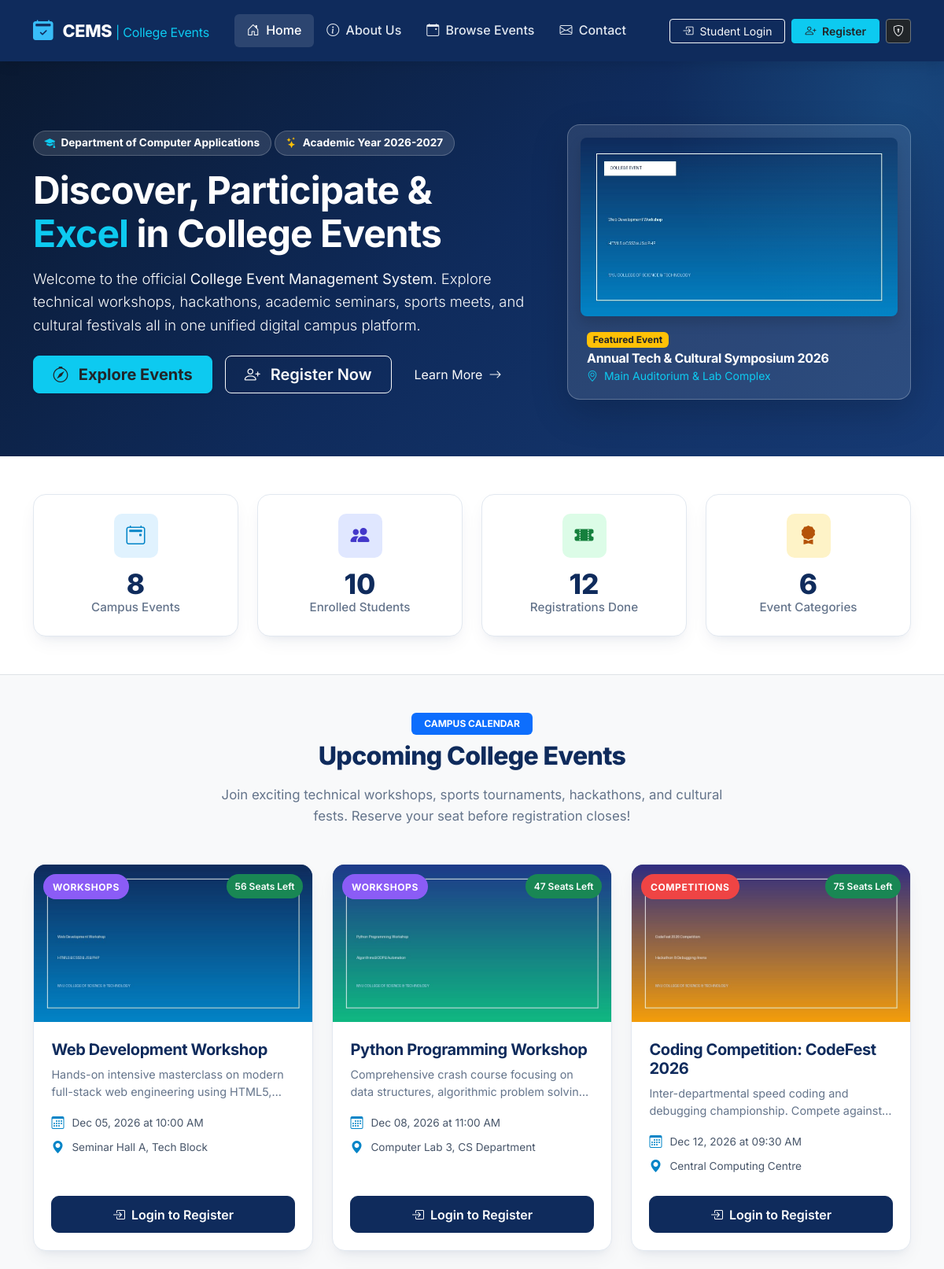
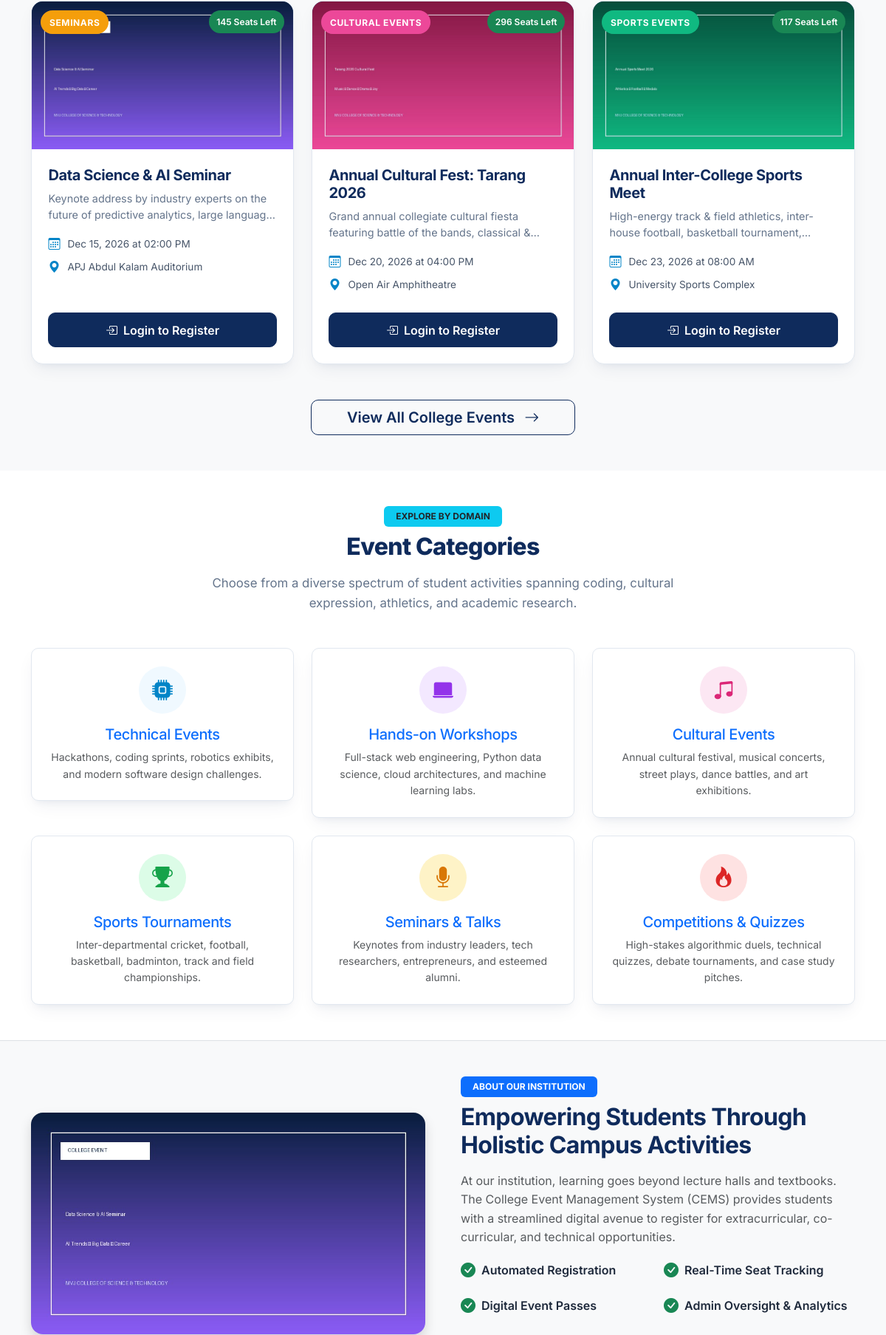
The page / (upper part) on the database its author committed (2 pictures, top to bottom).
### tables this page shows
CREATE TABLE `events` (
  `event_id` INT AUTO_INCREMENT PRIMARY KEY,
  `event_name` VARCHAR(150) NOT NULL,
  `description` TEXT NOT NULL,
  `category` VARCHAR(50) NOT NULL,
  `event_date` DATE NOT NULL,
  `event_time` TIME NOT NULL,
  `venue` VARCHAR(150) NOT NULL,
  `total_seats` INT NOT NULL DEFAULT 60,
  `available_seats` INT NOT NULL DEFAULT 60,
  `event_image` VARCHAR(255) DEFAULT NULL,
  `created_at` TIMESTAMP DEFAULT CURRENT_TIMESTAMP
);

### index.php (the view, shortened to what the rows shown need)
<?php
require_once __DIR__ . '/includes/header.php';
$pdo = getDBConnection();
$upcomingEvents = [];
try {
    $stmt = $pdo->prepare("SELECT * FROM events ORDER BY event_date ASC LIMIT 6");
    $stmt->execute();
    $upcomingEvents = $stmt->fetchAll();
} catch (Exception $e) {}
?>
<section class="hero-section text-center text-lg-start">
    <div class="container">
        <div class="row align-items-center g-5">
            <div class="col-lg-7">
                <h1 class="display-4 fw-bold mb-3">
                    Discover, Participate & <span class="text-info">Excel</span> in College Events
                </h1>
            </div>
        </div>
    </div>
</section>
<section class="py-5 bg-light">
    <div class="container">
        <div class="text-center mb-5">
            <h2 class="section-title">Upcoming College Events</h2>
        </div>
        <div class="row g-4">
            <?php if (!empty($upcomingEvents)): ?>
                <?php foreach ($upcomingEvents as $event): ?>
                    <?php
                        $badgeClass = match($event['category']) {
                            'Workshops' => 'badge-workshop',
                            'Technical Events' => 'badge-tech',
                            'Cultural Events' => 'badge-cultural',
                            'Sports Events' => 'badge-sports',
                            'Seminars' => 'badge-seminar',
                            'Competitions' => 'badge-competition',
                            default => 'bg-secondary'
                        };
                        $isFull = ((int)$event['available_seats'] <= 0);
                        $imagePath = 'uploads/events/' . ($event['event_image'] ?? 'web_dev_workshop.jpg');
                    ?>
                    <div class="col-lg-4 col-md-6">
                        <div class="event-card">
                            <div class="event-image-wrapper">
                                <img src="<?= $imagePath; ?>" alt="<?= e($event['event_name']); ?>">
                                <span class="event-category-badge <?= $badgeClass; ?>"><?= e($event['category']); ?></span>
                                <span class="event-seats-badge <?= $isFull ? 'bg-danger text-white' : 'bg-success text-white'; ?>">
                                    <?= $isFull ? 'Seats Full' : e($event['available_seats']) . ' Seats Left'; ?>
                                </span>
                            </div>
                            <div class="event-card-body">
                                <h3 class="event-card-title"><?= e($event['event_name']); ?></h3>
                                <p class="event-card-desc"><?= e($event['description']); ?></p>
                                <ul class="event-meta-list">
                                    <li>
                                        <i class="bi bi-calendar3"></i>
                                        <span><?= formatDate($event['event_date']); ?> at <?= formatTime($event['event_time']); ?></span>
                                    </li>
                                    <li>
                                        <i class="bi bi-geo-alt-fill"></i>
                                        <span><?= e($event['venue']); ?></span>
                                    </li>
                                </ul>
                                <div class="mt-auto d-flex gap-2">
                                    <?php if ($isFull): ?>
                                        <button class="btn btn-secondary w-100" disabled>
                                            <i class="bi bi-slash-circle me-1"></i> Registration Closed
                                        </button>
                                    <?php elseif (isStudentLoggedIn()): ?>
                                        <a href="events.php#event-<?= $event['event_id']; ?>" class="btn btn-primary w-100">
                                            <i class="bi bi-pencil-square me-1"></i> Register Now
                                        </a>
                                    <?php else: ?>
                                        <a href="login.php?redirect=events.php" class="btn btn-primary w-100">
                                            <i class="bi bi-box-arrow-in-right me-1"></i> Login to Register
                                        </a>
                                    <?php endif; ?>
                                </div>
                            </div>
                        </div>
                    </div>
                <?php endforeach; ?>
            <?php else: ?>
                <div class="col-12 text-center py-5">
                    <p class="text-muted fs-5">No upcoming events found at this time.</p>
                </div>
            <?php endif; ?>
        </div>
    </div>
</section>
<section class="py-5 bg-white">
    <div class="container">
        <div class="text-center mb-5">
            <h2 class="section-title">Event Categories</h2>
        </div>
    </div>
</section>
<section class="py-5 bg-light border-top">
    <div class="container">
        <div class="row align-items-center g-5">
            <div class="col-lg-6">
                <h2 class="fw-bold mb-3">Empowering Students Through Holistic Campus Activities</h2>
            </div>
        </div>
    </div>
</section>
<?php require_once __DIR__ . '/includes/footer.php'; ?>

### rows shown on the page
events: event_image (picture), category "WORKSHOPS", available_seats "56", event_name "Web Development Workshop", description "Hands-on intensive masterclass on modern full-stack web engineering using…", event_date "Dec 05, 2026", event_time "10:00 AM", venue "Seminar Hall A, Tech Block", shows "Login to Register"
events: event_image (picture), category "WORKSHOPS", available_seats "47", event_name "Python Programming Workshop", description "Comprehensive crash course focusing on data structures, algorithmic problem…", event_date "Dec 08, 2026", event_time "11:00 AM", venue "Computer Lab 3, CS Department", shows "Login to Register"
events: event_image (picture), category "COMPETITIONS", available_seats "75", event_name "Coding Competition: CodeFest 2026", description "Inter-departmental speed coding and debugging championship. Compete…", event_date "Dec 12, 2026", event_time "09:30 AM", venue "Central Computing Centre", shows "Login to Register"
events: event_image (picture), category "SEMINARS", available_seats "145", event_name "Data Science & AI Seminar", description "Keynote address by industry experts on the future of predictive analytics, large…", event_date "Dec 15, 2026", event_time "02:00 PM", venue "APJ Abdul Kalam Auditorium", shows "Login to Register"
events: event_image (picture), category "CULTURAL EVENTS", available_seats "296", event_name "Annual Cultural Fest: Tarang 2026", description "Grand annual collegiate cultural fiesta featuring battle of the bands, classical…", event_date "Dec 20, 2026", event_time "04:00 PM", venue "Open Air Amphitheatre", shows "Login to Register"
events: event_image (picture), category "SPORTS EVENTS", available_seats "117", event_name "Annual Inter-College Sports Meet", description "High-energy track & field athletics, inter-house football, basketball…", event_date "Dec 23, 2026", event_time "08:00 AM", venue "University Sports Complex", shows "Login to Register"

### other values the page prints
$totalEvents "8"
$totalStudents "10"
$totalRegistrations "12"
